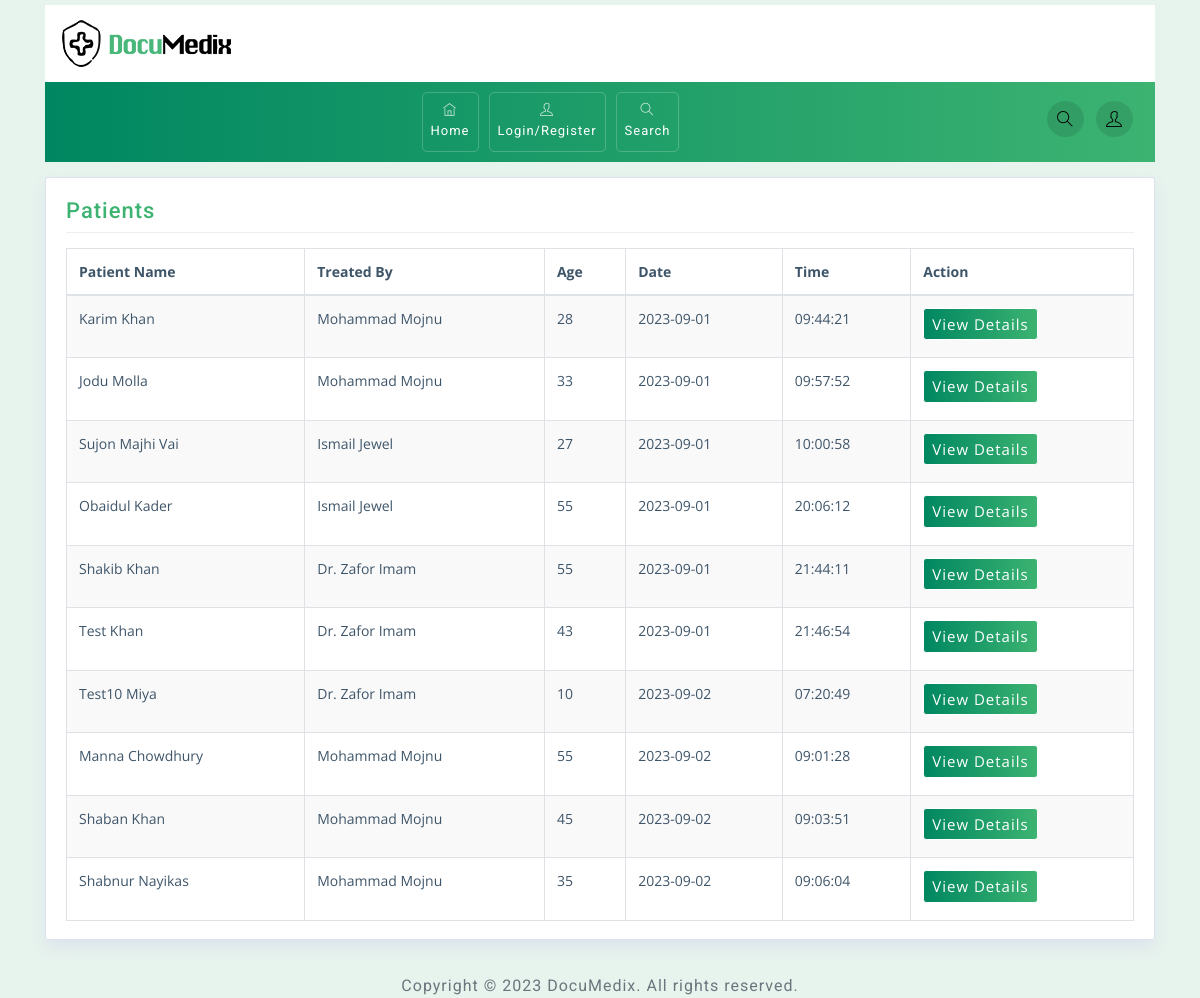
/patient/search/, run on the app's committed database.
### patient/models.py (models this page shows, shortened)
class PatientDetails(models.Model):
    first_name = models.CharField(max_length=150)
    last_name = models.CharField(max_length=150)
    date_of_birth = models.DateField(null=True, blank=True)
    age = models.IntegerField()
    phone_no = models.CharField(max_length=14, null=True, blank=True)
    email = models.EmailField(blank=True, null=True)
    gender = models.CharField(max_length=32, choices=GENDER_CHOICES, null=True, blank=True)
    address = models.TextField(max_length=250, null=True, blank=True)
    image = models.ImageField(upload_to='photos/patients', null=True, blank=True)
    date = models.DateTimeField(auto_now_add=True)
    treating_doctor = models.ForeignKey(Doctor, on_delete=models.SET_NULL, null=True, blank=True)
    department = models.ForeignKey(Department, on_delete=models.SET_NULL, null=True, blank=True)
    def get_full_name(self):
        return self.first_name + ' ' + self.last_name

### doctor/models.py (models this page shows)
class Doctor(models.Model):
    doctor_account = models.OneToOneField(User, on_delete=models.CASCADE, blank=True, null=True)
    age = models.IntegerField(null=True, blank=True)
    date_of_birth = models.DateField(null=True, blank=True)
    phone_no = models.CharField(max_length=14, null=True, blank=True)
    gender = models.CharField(max_length=32, choices=GENDER_CHOICES, null=True, blank=True)
    address = models.TextField(max_length=250, null=True, blank=True)
    details = models.TextField(max_length=500, null=True, blank=True)
    image = models.ImageField(upload_to='photos/doctors', null=True, blank=True)
    specialization = models.CharField(max_length=100, null=True, blank=True)
    experience = models.CharField(max_length=64, null=True, blank=True)
    department = models.ForeignKey(Department, on_delete=models.SET_NULL, blank=True, null= True)
    def __str__(self):
        if self.doctor_account:
            return self.doctor_account.get_full_name()
        else:
            return "Doctor ID: {}".format(self.pk)

### patient/views.py (the view)
# urls.py: path('search/', views.search_patients, name='search-patients'),
def search_patients(request):
    query = request.GET.get('q')
    if query:
        patients = PatientDetails.objects.filter(
            Q(first_name__icontains=query) |
            Q(last_name__icontains=query)
        )
    else:
        patients = PatientDetails.objects.all()
    return render(request, 'patient/search_results.html', {'patients': patients})

### patient/templates/patient/search_results.html
{% extends 'base.html' %}
{% load static %}
{% block content %}
<div class="container">
	<div class="row">
		<div class="col-md-12">
			<div class="widget-area-2 proclinic-box-shadow">
				<h3 class="widget-title">Patients</h3>
				<div class="table-responsive">
					<table class="table table-bordered table-striped">
						<thead>
							<tr>
								<th>Patient Name</th>
								<th>Treated By</th>
								<th>Age</th>
								<th>Date</th>
								<th>Time</th>
								<th>Action</th>
							</tr>
						</thead>
						<tbody>
							{% for patient in patients %}
							<tr>
								<td>{{patient.get_full_name}}</td>
								<td>{{patient.treating_doctor}}</td>
								<td>{{patient.age}}</td>
								<td>{{ patient.date|date:"Y-m-d" }}</td>
								<td>{{ patient.date|time:"H:i:s" }}</td>
								<td>
									<a href="{% url 'patient-detail' patient.id %}"><button class="btn btn-primary btn-sm">View Details</button></a>
								</td>
							</tr>
							{% endfor %}
						</tbody>
					</table>
				</div>
			</div>
		</div>
	</div>
</div>
{% endblock %}

### static/css/styles.css (style rules this page uses)
body { font-family: 'Open Sans', sans-serif; background-color: #E7F3ED; color: #3e5569; }
h1, h2, h3, h4, h5, h6, span, .menu-nav { font-family: 'Roboto', sans-serif; letter-spacing: 1px; }
a, a:hover, a:focus { color: inherit; text-decoration: none; transition: all 0.3s; }
.table td, .table th { padding: .75rem; }
.proclinic-box-shadow { border-radius: 0; border: 0; -webkit-box-shadow: 0 0 0 1px #dce3ec, 0 8px 16px 0 #dce3ec; box-shadow: 0 0 0 1px #dce3ec, 0 8px 16px 0 #dce3ec; background: #fff; margin-top: 20px; }
div[class*="col-"] { padding-right: 6px; padding-left: 6px; }
.table-striped tbody tr:nth-of-type(odd) { background-color: rgba(61,79,90,.03); }
table.table tbody td, table.table thead th { font-size: 14px; }
.widget-area-2 { background: #fff; margin-top: 1rem; padding: 20px; padding-bottom: 2px; border-radius: 2px; }
.widget-title { font-size: 22px; padding-bottom: .5rem; margin-bottom: 15px; border-bottom: 1px solid #eeeeee; }
.btn { margin-bottom: 5px; font-size: 15px; letter-spacing: 1px; }

### static/css/green.css (style rules this page uses)
.btn-primary { background: #3CB371; background: -webkit-linear-gradient(to right, #008761, #3CB371); background: linear-gradient(to right, #008761, #3CB371); border-color: #ffffff; }
.widget-title { color: #3CB371; }

### static/css/responsive.css (style rules this page uses)
@media (min-width: 992px) { .row { margin-right: -5px; margin-left: -5px; } }

### data on the page
PatientDetails: get_full_name "Karim Khan", treating_doctor "Mohammad Mojnu", age "28", date "2023-09-01", date "09:44:21"
PatientDetails: get_full_name "Jodu Molla", treating_doctor "Mohammad Mojnu", age "33", date "2023-09-01", date "09:57:52"
PatientDetails: get_full_name "Sujon Majhi Vai", treating_doctor "Ismail Jewel", age "27", date "2023-09-01", date "10:00:58"
PatientDetails: get_full_name "Obaidul Kader", treating_doctor "Ismail Jewel", age "55", date "2023-09-01", date "20:06:12"
PatientDetails: get_full_name "Shakib Khan", treating_doctor "Dr. Zafor Imam", age "55", date "2023-09-01", date "21:44:11"
PatientDetails: get_full_name "Test Khan", treating_doctor "Dr. Zafor Imam", age "43", date "2023-09-01", date "21:46:54"
PatientDetails: get_full_name "Test10 Miya", treating_doctor "Dr. Zafor Imam", age "10", date "2023-09-02", date "07:20:49"
PatientDetails: get_full_name "Manna Chowdhury", treating_doctor "Mohammad Mojnu", age "55", date "2023-09-02", date "09:01:28"
PatientDetails: get_full_name "Shaban Khan", treating_doctor "Mohammad Mojnu", age "45", date "2023-09-02", date "09:03:51"
PatientDetails: get_full_name "Shabnur Nayikas", treating_doctor "Mohammad Mojnu", age "35", date "2023-09-02", date "09:06:04"
